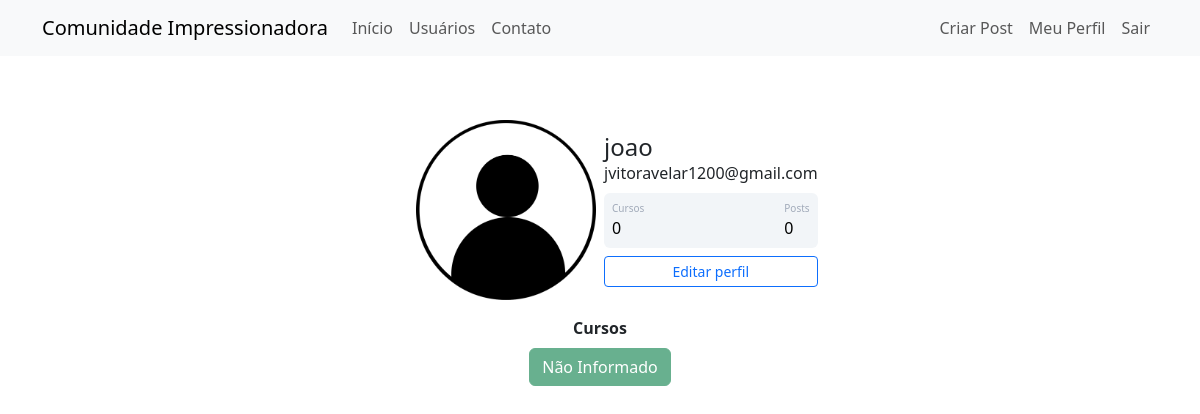
The page /perfil (signed in) on the database its author committed.
### comunidadeimpressionadora/models.py (models this page shows)
class Usuario(database.Model, UserMixin):
    id = database.Column(database.Integer, primary_key=True)
    username = database.Column(database.String, nullable=False)
    email = database.Column(database.String, nullable=False, unique=True)
    senha = database.Column(database.String, nullable=False)
    foto_perfil = database.Column(database.String, default='default.jpg')
    post = database.relationship('Post', backref='autor', lazy=True)
    cursos = database.Column(database.String, nullable=False, default='Não Informado')

### comunidadeimpressionadora/routes.py (the view)
@app.route('/perfil')
@login_required
def perfil():
    foto_perfil = url_for("static", filename=f"fotos_perfil/{current_user.foto_perfil}")
    return render_template('perfil.html', foto_perfil=foto_perfil)

### comunidadeimpressionadora/models.py (called while the page is built)
@login_manager.user_loader
def load_usuario(id_usuario):
    return Usuario.query.get(int(id_usuario))

### comunidadeimpressionadora/templates/perfil.html (shortened to what this page needs)
{% extends 'base.html' %}
{% block body %}
        <div class="container mt-5 d-flex justify-content-center">
            <div class="card p-3">
                <div class="d-flex align-items-center">
                    <div class="image pe-2">
                <img src="{{ foto_perfil }}" class="rounded" width="180" >
                </div>
                <div class="ml-3 w-100">
                   <h4 class="mb-0 mt-0">{{ current_user.username }}</h4>
                   <span>{{ current_user.email }}</span>
                   <div class="p-2 mt-2 bg-primary d-flex justify-content-between rounded text-white stats">
                       {% if "Não Informado" in current_user.cursos %}
                               <div class="d-flex flex-column"><span class="articles">Cursos</span><span class="number1">0 </span>
                       {% else %}
                    <div class="d-flex flex-column"><span class="articles">Cursos</span><span class="number1">{{ current_user.cursos.count(';') + 1}} </span>
                        {% endif %}
                    </div>
                    <div class="d-flex flex-column"><span class="rating">Posts</span><span class="number3">0</span>
                    </div>
                   </div>
                   <div class="button mt-2 d-flex flex-row align-items-center">
                       <a class= "w-100" href="{{url_for('editar_perfil')}}"><button class="btn btn-sm btn-outline-primary w-100">Editar perfil</button></a>
                   </div>
                </div>
                </div>
            </div>
        </div>
<div class="row justify-content-center">
    <div class="col col-4" style="text-align: center">
        <strong>Cursos</strong>
        <br>
                {% for curso in current_user.cursos.split(';') %}
                <button type="button" class="btn btn-success mt-2" disabled>{{curso}}</button>
                {% endfor %}
    </div>
</div>
{% endblock %}

### comunidadeimpressionadora/static/main.css (style rules this page uses)
.card { width: 400px; border: none; border-radius: 10px; background-color: #fff; }
.stats { background: #f2f5f8 !important; color: #000 !important; }
.articles { font-size:10px; color: #a1aab9; }
.number1 { font-weight:500; }
.rating { font-size:10px; color: #a1aab9; }
.number3 { font-weight:500; }

### rows shown on the page
Usuario: username "joao", email "jvitoravelar1200@gmail.com", cursos "Não Informado"
